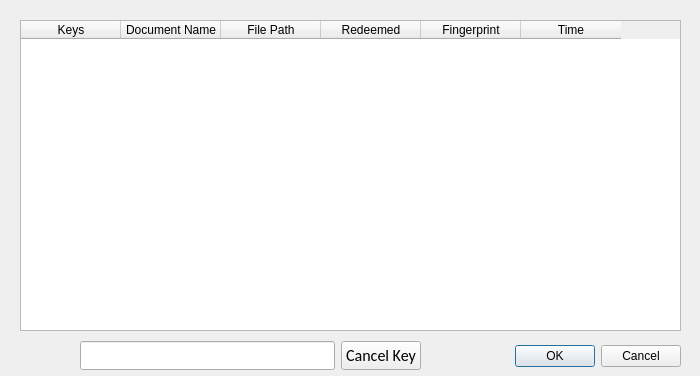
<?xml version="1.0" encoding="UTF-8"?>
<ui version="4.0">
 <class>Dialog</class>
 <widget class="QDialog" name="Dialog">
  <property name="geometry">
   <rect>
    <x>0</x>
    <y>0</y>
    <width>700</width>
    <height>376</height>
   </rect>
  </property>
  <property name="windowTitle">
   <string>Dialog</string>
  </property>
  <property name="modal">
   <bool>false</bool>
  </property>
  <widget class="QDialogButtonBox" name="buttonBox">
   <property name="geometry">
    <rect>
     <x>340</x>
     <y>340</y>
     <width>341</width>
     <height>32</height>
    </rect>
   </property>
   <property name="font">
    <font>
     <kerning>true</kerning>
    </font>
   </property>
   <property name="orientation">
    <enum>Qt::Horizontal</enum>
   </property>
   <property name="standardButtons">
    <set>QDialogButtonBox::Cancel|QDialogButtonBox::Ok</set>
   </property>
  </widget>
  <widget class="QTableWidget" name="tableWidget">
   <property name="enabled">
    <bool>true</bool>
   </property>
   <property name="geometry">
    <rect>
     <x>20</x>
     <y>20</y>
     <width>661</width>
     <height>311</height>
    </rect>
   </property>
   <property name="inputMethodHints">
    <set>Qt::ImhDigitsOnly</set>
   </property>
   <property name="horizontalScrollBarPolicy">
    <enum>Qt::ScrollBarAsNeeded</enum>
   </property>
   <property name="sizeAdjustPolicy">
    <enum>QAbstractScrollArea::AdjustToContents</enum>
   </property>
   <property name="editTriggers">
    <set>QAbstractItemView::NoEditTriggers</set>
   </property>
   <property name="alternatingRowColors">
    <bool>false</bool>
   </property>
   <column>
    <property name="text">
     <string>Keys</string>
    </property>
   </column>
   <column>
    <property name="text">
     <string>Document Name</string>
    </property>
   </column>
   <column>
    <property name="text">
     <string>File Path</string>
    </property>
   </column>
   <column>
    <property name="text">
     <string>Redeemed</string>
    </property>
   </column>
   <column>
    <property name="text">
     <string>Fingerprint</string>
    </property>
    <property name="font">
     <font>
      <italic>false</italic>
     </font>
    </property>
   </column>
   <column>
    <property name="text">
     <string>Time</string>
    </property>
   </column>
  </widget>
  <widget class="QWidget" name="horizontalLayoutWidget">
   <property name="geometry">
    <rect>
     <x>80</x>
     <y>340</y>
     <width>341</width>
     <height>31</height>
    </rect>
   </property>
   <layout class="QHBoxLayout" name="horizontalLayout">
    <item>
     <widget class="QLineEdit" name="lineEdit">
      <property name="font">
       <font>
        <family>Calibri</family>
        <pointsize>12</pointsize>
       </font>
      </property>
     </widget>
    </item>
    <item>
     <widget class="QPushButton" name="pushButton">
      <property name="font">
       <font>
        <family>Calibri</family>
        <pointsize>12</pointsize>
       </font>
      </property>
      <property name="text">
       <string>Cancel Key</string>
      </property>
     </widget>
    </item>
   </layout>
  </widget>
 </widget>
 <resources/>
 <connections>
  <connection>
   <sender>buttonBox</sender>
   <signal>accepted()</signal>
   <receiver>Dialog</receiver>
   <slot>accept()</slot>
   <hints>
    <hint type="sourcelabel">
     <x>248</x>
     <y>254</y>
    </hint>
    <hint type="destinationlabel">
     <x>157</x>
     <y>274</y>
    </hint>
   </hints>
  </connection>
  <connection>
   <sender>buttonBox</sender>
   <signal>rejected()</signal>
   <receiver>Dialog</receiver>
   <slot>reject()</slot>
   <hints>
    <hint type="sourcelabel">
     <x>316</x>
     <y>260</y>
    </hint>
    <hint type="destinationlabel">
     <x>286</x>
     <y>274</y>
    </hint>
   </hints>
  </connection>
 </connections>
</ui>
